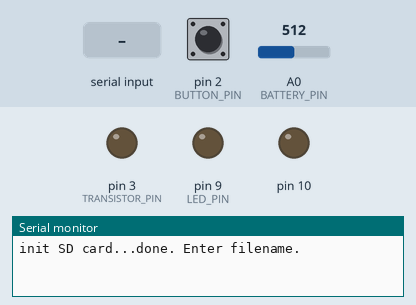
A sketch run on a simulated Arduino Uno, built with avr-gcc and run on an emulated ATmega328P. Parts: output pins drawn as LEDs (lit = HIGH), the last lines printed to the serial monitor. Dashed ring = blinking. Inputs (shaded band) come from the test bench; at power-on: pin 2 (BUTTON_PIN) LOW, A0 (BATTERY_PIN) = 512. Storage starts empty.

Above: at 0.9 s.
1.0 s: "90,45\n" received over Serial
4.0 s: "30,150\n" received over Serial
At 9.8 s:
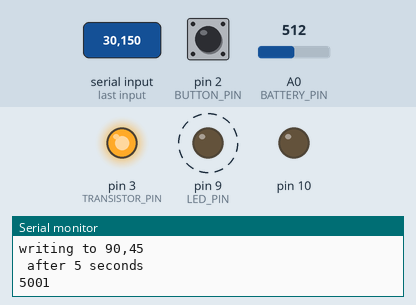
Timing chart, 0 to 11.5 s (numbered marks = the images above; inputs shaded):
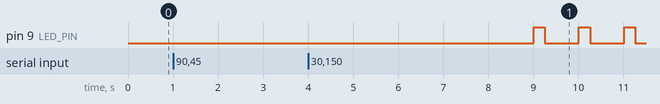

The sketch:

voltage-logger.ino
```cpp
#include <SD.h>

File dataFile;
int threshold = 0;
bool belowThresholdLastTime = false;

#define LED_PIN 9
#define BATTERY_PIN A0
#define BUTTON_PIN 2
#define TRANSISTOR_PIN 3

// measures the arduino's power supply (vcc) in mV
long readVcc() {
  // Read 1.1V reference against AVcc
  // set the reference to Vcc and the measurement to the internal 1.1V reference
  #if defined(__AVR_ATmega32U4__) || defined(__AVR_ATmega1280__) || defined(__AVR_ATmega2560__)
    ADMUX = _BV(REFS0) | _BV(MUX4) | _BV(MUX3) | _BV(MUX2) | _BV(MUX1);
  #elif defined (__AVR_ATtiny24__) || defined(__AVR_ATtiny44__) || defined(__AVR_ATtiny84__)
    ADMUX = _BV(MUX5) | _BV(MUX0);
  #elif defined (__AVR_ATtiny25__) || defined(__AVR_ATtiny45__) || defined(__AVR_ATtiny85__)
    ADMUX = _BV(MUX3) | _BV(MUX2);
  #else
    ADMUX = _BV(REFS0) | _BV(MUX3) | _BV(MUX2) | _BV(MUX1);
  #endif

  delay(2); // Wait for Vref to settle
  ADCSRA |= _BV(ADSC); // Start conversion
  while (bit_is_set(ADCSRA,ADSC)); // measuring

  uint8_t low  = ADCL; // must read ADCL first - it then locks ADCH
  uint8_t high = ADCH; // unlocks both

  long result = (high<<8) | low;

  result = 1125300L / result; // Calculate Vcc (in mV); 1125300 = 1.1*1023*1000
  return result; // Vcc in millivolts
}

// convert reading from Arduino's analog pin (0-1024) into millivolts (0-5000)
// also accounts for voltage divider circuit with two 10-ohm resistors
int readingTomV(int reading) {
  float volts = (reading / 1024.0) * readVcc();
  return (int)(volts * 2);
}

void blinkError(int err) {
  for (int i = 0; i < err; i++) {
    digitalWrite(LED_PIN, HIGH);
    delay(100);
    digitalWrite(LED_PIN, LOW);
    delay(100);
  }
  delay(200);
}

void setup() {
  pinMode(LED_PIN, OUTPUT);
  pinMode(BUTTON_PIN, INPUT);
  pinMode(TRANSISTOR_PIN, OUTPUT);
  Serial.begin(9600);
  Serial.print("init SD card...");
  pinMode(10, OUTPUT);
  if (!SD.begin(10)) {
    Serial.println("failed.");
    blinkError(1);
    while(1) delay(1000);
  }
  Serial.println("done. Enter filename.");
  while(Serial.available() == 0);
  String filename = Serial.readString();
  dataFile = SD.open(filename, FILE_WRITE);
  if (!dataFile) {
    Serial.print("error opening ");
    Serial.println(filename);
    Serial.println("filename must be no more than 8 characters, then a dot, then an extension of no more than 3 characters (probably txt)");
    blinkError(2);
    while(1) delay(1000);
  }
  while (threshold == 0) {
    Serial.println("Enter threshold voltage (mV). The battery will stop being drained if the voltage is lower than this number.");
    threshold = Serial.parseInt();
  }
  Serial.println(threshold);
  Serial.print("writing to ");
  Serial.print(filename);
  Serial.println(" after 5 seconds");
  delay(5000);
  digitalWrite(TRANSISTOR_PIN, HIGH);
}

void loop() {
  int measurement = analogRead(BATTERY_PIN);
  int mV = readingTomV(measurement);
  Serial.println(mV);
  dataFile.println(mV);
  if (digitalRead(BUTTON_PIN)) stop();
  if (mV < threshold) {
    if (belowThresholdLastTime) stop();
    else belowThresholdLastTime = true;
  } else belowThresholdLastTime = false;
  digitalWrite(LED_PIN, HIGH);
  delay(belowThresholdLastTime ? 750 : 250);
  digitalWrite(LED_PIN, LOW);
  delay(belowThresholdLastTime ? 250 : 750);
}

void stop() {
  dataFile.close();
  digitalWrite(LED_PIN, HIGH);
  digitalWrite(TRANSISTOR_PIN, LOW);
  while(1) delay(1000);
}
```

Measured:
- after the input at 4.0 s, pin 3 (TRANSISTOR_PIN): LOW → HIGH after 5.0 s; pin 9 (LED_PIN): alternates HIGH for 0.25 s and LOW for 0.75 s, starting after 5.0 s
